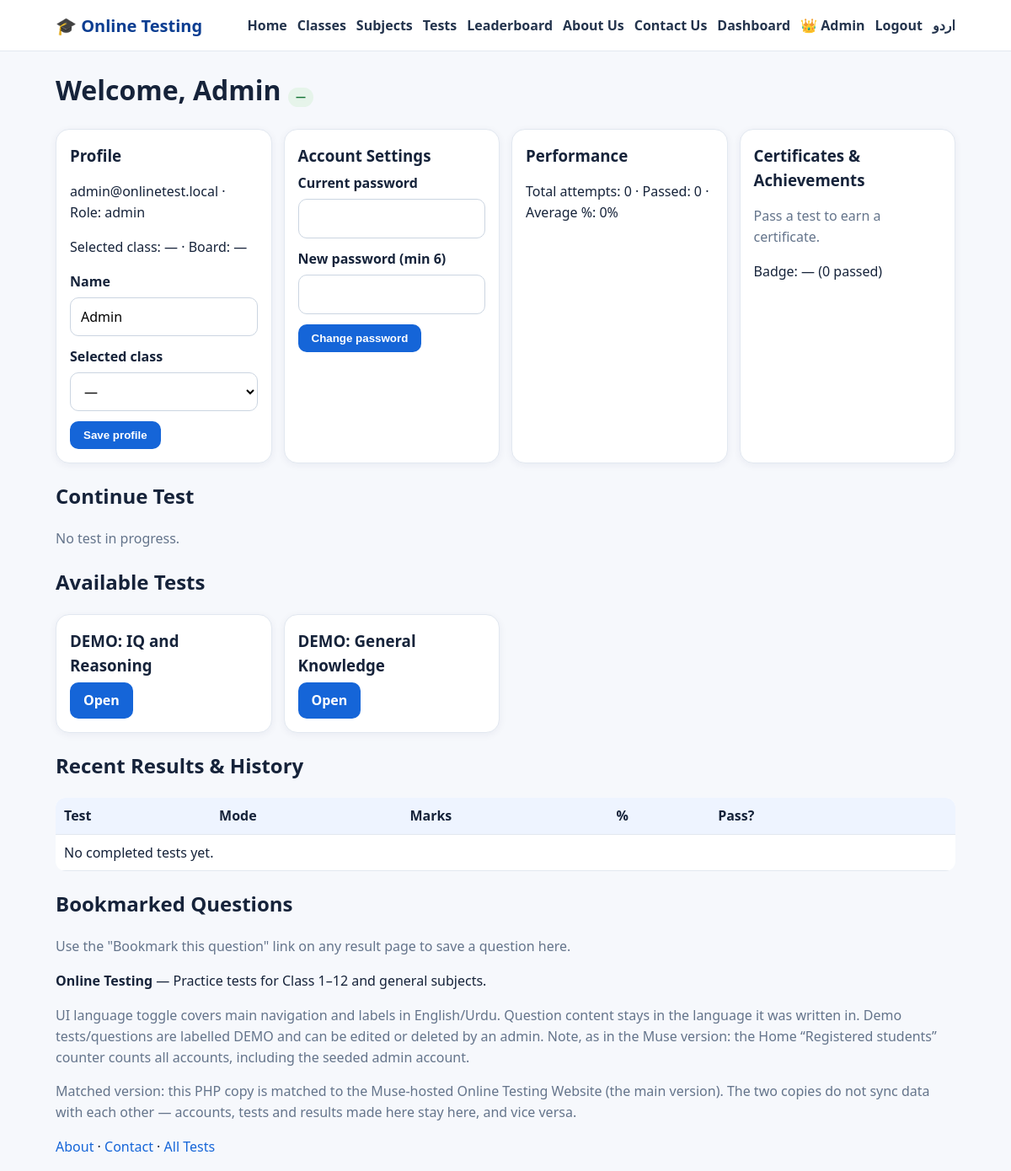
/dashboard.php (signed in), run on the app's committed database.
### tables this page shows
CREATE TABLE IF NOT EXISTS settings(`key` VARCHAR(80) PRIMARY KEY, value TEXT);

CREATE TABLE IF NOT EXISTS users(id INT AUTO_INCREMENT PRIMARY KEY, name VARCHAR(120) NOT NULL, email VARCHAR(190) UNIQUE NOT NULL, password_hash VARCHAR(255) NOT NULL, role ENUM('student','admin') DEFAULT 'student', class_id INT NULL, created_at DATETIME DEFAULT CURRENT_TIMESTAMP, last_login DATETIME NULL, FOREIGN KEY(class_id) REFERENCES classes(id) ON DELETE SET NULL, INDEX(email));

CREATE TABLE IF NOT EXISTS tests(id INT AUTO_INCREMENT PRIMARY KEY, title VARCHAR(200) NOT NULL, slug VARCHAR(200) UNIQUE NOT NULL, class_id INT NULL, subject_id INT NULL, category_id INT NULL, chapter VARCHAR(160) DEFAULT '', difficulty ENUM('Easy','Medium','Hard') DEFAULT 'Medium', duration_minutes INT DEFAULT 20, passing_percent INT DEFAULT 40, negative_marking DECIMAL(4,2) DEFAULT 0, description TEXT, is_published TINYINT(1) DEFAULT 0, is_demo TINYINT(1) DEFAULT 0, created_by INT NULL, created_at DATETIME DEFAULT CURRENT_TIMESTAMP, FOREIGN KEY(class_id) REFERENCES classes(id) ON DELETE SET NULL, FOREIGN KEY(subject_id) REFERENCES subjects(id) ON DELETE SET NULL, FOREIGN KEY(category_id) REFERENCES categories(id) ON DELETE SET NULL, FOREIGN KEY(created_by) REFERENCES users(id) ON DELETE SET NULL, INDEX(is_published));

### config.php (called while the page is built, shortened)
<?php
function db(){
    static $pdo=null;
    if($pdo===null){
        $pdo=new PDO('mysql:host='.DB_HOST.';dbname='.DB_NAME.';charset=utf8mb4',DB_USER,DB_PASS,
            [PDO::ATTR_ERRMODE=>PDO::ERRMODE_EXCEPTION,PDO::ATTR_DEFAULT_FETCH_MODE=>PDO::FETCH_ASSOC]);
    }
    return $pdo;
}
function e($s){ return htmlspecialchars((string)$s,ENT_QUOTES,'UTF-8'); }
function current_user(){
    $st=db()->prepare('SELECT * FROM users WHERE id=?'); $st->execute([$_SESSION['user_id']]);
    return $st->fetch() ?: null;
}
function require_login(){ if(!current_user()) redirect('login.php?next='.urlencode($_SERVER['REQUEST_URI']??'dashboard.php')); }
function is_admin(){ $u=current_user(); return $u && $u['role']==='admin'; }
$lang=$_SESSION['lang']??'en';
function t($k){ global $T,$lang; return $T[$lang][$k]??$T['en'][$k]??$k; }
function site_setting($k,$def=''){
    try{ $st=db()->prepare('SELECT value FROM settings WHERE `key`=?'); $st->execute([$k]); $r=$st->fetch(); return $r?$r['value']:$def; }catch(Exception $ex){ return $def; }
}

### dashboard.php (the view, shortened to what this page needs)
<?php $page_title='Dashboard'; include 'includes/header.php'; require_login();
$inprog=db()->prepare("SELECT a.*,t.title FROM attempts a JOIN tests t ON t.id=a.test_id WHERE a.user_id=? AND a.status='in_progress' ORDER BY a.id DESC"); $inprog->execute([$user['id']]); $inprog=$inprog->fetchAll();
$done=db()->prepare("SELECT a.*,t.title FROM attempts a JOIN tests t ON t.id=a.test_id WHERE a.user_id=? AND a.status='completed' ORDER BY a.id DESC LIMIT 20"); $done->execute([$user['id']]); $done=$done->fetchAll();
$bm=db()->prepare("SELECT q.question_text,t.title FROM bookmarks b JOIN questions q ON q.id=b.question_id JOIN tests t ON t.id=q.test_id WHERE b.user_id=?"); $bm->execute([$user['id']]); $bm=$bm->fetchAll();
$cert=db()->prepare("SELECT * FROM certificates WHERE user_id=? ORDER BY id DESC"); $cert->execute([$user['id']]); $cert=$cert->fetchAll();
$passes=count(array_filter($done,fn($r)=>$r['passed'])); $badge=$passes>=10?'🥇 Gold':($passes>=5?'🥈 Silver':($passes>=1?'🥉 Bronze':'—'));
$avail=db()->prepare("SELECT * FROM tests WHERE is_published=1 AND (class_id IS NULL OR class_id=?) ORDER BY id DESC LIMIT 8"); $avail->execute([$user['class_id']]); $avail=$avail->fetchAll();
$boardname='—'; $classname='—';
$perf=db()->prepare("SELECT COUNT(*) n, SUM(passed) p, ROUND(AVG(percentage),1) av FROM attempts WHERE user_id=? AND status='completed'"); $perf->execute([$user['id']]); $perf=$perf->fetch();
?>
<h1>Welcome, <?= e($user['name']) ?> <span class="badge"><?= $badge ?></span></h1>
<div class="grid">
<div class="card"><h3>Profile</h3><p><?= e($user['email']) ?> · Role: <?= e($user['role']) ?></p><p><?= t('selected_class') ?>: <?= e($classname) ?> · <?= t('board') ?>: <?= e($boardname) ?></p>
<form method="post"><input type="hidden" name="csrf" value="<?= csrf_token() ?>"><input type="hidden" name="update_profile" value="1">
<label>Name</label><input name="name" value="<?= e($user['name']) ?>" required>
<label>Selected class</label><select name="class_id"><option value="0">—</option></select>
<button class="btn">Save profile</button></form></div>
<div class="card"><h3>Account Settings</h3><form method="post"><input type="hidden" name="csrf" value="<?= csrf_token() ?>"><input type="hidden" name="change_pw" value="1">
<label>Current password</label><input type="password" name="current" required><label>New password (min 6)</label><input type="password" name="new" required><button class="btn">Change password</button></form></div>
<div class="card"><h3><?= t('performance') ?></h3><p><?= t('total_attempts') ?>: <?= (int)$perf['n'] ?> · <?= t('passed') ?>: <?= (int)$perf['p'] ?> · <?= t('avg_pct') ?>: <?= e($perf['av']??0) ?>%</p></div>
<div class="card"><h3>Certificates &amp; Achievements</h3><?php  if(!$cert) echo '<p class="muted">Pass a test to earn a certificate.</p>'; ?><p>Badge: <?= $badge ?> (<?= $passes ?> passed)</p></div>
</div>
<h2><?= t('continue_test') ?></h2><?php  if(!$inprog) echo '<p class="muted">No test in progress.</p>'; ?>
<h2><?= t('available_tests') ?></h2><div class="grid"><?php foreach($avail as $t): ?><div class="card"><h3><?= e($t['title']) ?></h3><a class="btn" href="test.php?id=<?= $t['id'] ?>">Open</a></div><?php endforeach; ?></div>
<h2><?= t('recent_results') ?></h2><table><tr><th>Test</th><th>Mode</th><th>Marks</th><th>%</th><th>Pass?</th><th></th></tr>
<?php  if(!$done) echo '<tr><td colspan="6">No completed tests yet.</td></tr>'; ?></table>
<h2><?= t('bookmarked') ?></h2><?php  if(!$bm) echo '<p class="muted">Use the "Bookmark this question" link on any result page to save a question here.</p>'; ?>
<?php include 'includes/footer.php'; ?>

### includes/header.php (shortened to what this page needs)
<?php require_once __DIR__.'/../config.php'; $user=current_user(); $isUr=($lang==='ur'); ?>
<!DOCTYPE html><html lang="<?= $isUr?'ur':'en' ?>" dir="<?= $isUr?'rtl':'ltr' ?>">
<head><meta charset="utf-8"><meta name="viewport" content="width=device-width,initial-scale=1">
<link rel="stylesheet" href="assets/css/style.css"></head>
<body>
<header class="top"><div class="wrap top-in">
<a class="logo" href="index.php">🎓 <?= e(site_setting('site_name',SITE_NAME)) ?></a>
<nav>
<a href="index.php"><?= t('home') ?></a><a href="classes.php"><?= t('classes') ?></a><a href="subjects.php"><?= t('subjects') ?></a>
<a href="tests.php"><?= t('tests') ?></a><a href="leaderboard.php"><?= t('leaderboard') ?></a>
<a href="about.php"><?= t('about') ?></a><a href="contact.php"><?= t('contact') ?></a>
<?php if($user): ?><a href="dashboard.php"><?= t('dashboard') ?></a><?php if(is_admin()): ?><a href="admin/index.php">👑 <?= t('admin') ?></a><?php endif; ?><a href="logout.php"><?= t('logout') ?></a>
<?php else: ?><a href="login.php"><?= t('login') ?></a><a class="btn" href="register.php"><?= t('signup') ?></a><?php endif; ?>
<?php $toggle_qs=$_GET; $toggle_qs['lang']=$isUr?'en':'ur'; ?><a href="?<?= http_build_query($toggle_qs) ?>"><?= $isUr?'English':'اردو' ?></a>
</nav></div></header>
<main class="wrap">

### includes/footer.php
</main>
<footer class="foot"><div class="wrap">
<p><b><?= e(site_setting('site_name',SITE_NAME)) ?></b> — <?= e(site_setting('site_tagline','Practice tests for Class 1–12 and general subjects.')) ?></p>
<p class="muted">UI language toggle covers main navigation and labels in English/Urdu. Question content stays in the language it was written in. Demo tests/questions are labelled DEMO and can be edited or deleted by an admin. Note, as in the Muse version: the Home “Registered students” counter counts all accounts, including the seeded admin account.</p>
<p class="muted">Matched version: this PHP copy is matched to the Muse-hosted Online Testing Website (the main version). The two copies do not sync data with each other — accounts, tests and results made here stay here, and vice versa.</p>
<p><a href="about.php">About</a> · <a href="contact.php">Contact</a> · <a href="tests.php">All Tests</a></p>
</div></footer>
<script src="assets/js/app.js"></script></body></html>

### assets/css/style.css (style rules this page uses)
* { box-sizing:border-box }
body { margin:0;font-family:system-ui,-apple-system,Segoe UI,Roboto,Arial,sans-serif;background:#f6f8fc;color:#16233a;line-height:1.55 }
a { color:#1565d8;text-decoration:none }
.wrap { max-width:1100px;margin:0 auto;padding:0 16px }
.top { background:#fff;border-bottom:1px solid #e2e8f0;position:sticky;top:0;z-index:20 }
.top-in { display:flex;align-items:center;gap:16px;min-height:60px;flex-wrap:wrap }
.logo { font-weight:800;font-size:20px;color:#0b3d91 }
nav { display:flex;gap:12px;flex-wrap:wrap;align-items:center;margin-left:auto }
nav a { color:#24344d;font-weight:600 }
.btn,.btn2 { display:inline-block;background:#1565d8;color:#fff!important;border:0;border-radius:10px;padding:9px 16px;font-weight:700;cursor:pointer }
.grid { display:grid;grid-template-columns:repeat(auto-fill,minmax(230px,1fr));gap:14px }
.card { background:#fff;border:1px solid #e2e8f0;border-radius:16px;padding:16px;box-shadow:0 2px 10px rgba(20,40,80,.06) }
.card h3 { margin:0 0 6px }
.muted { color:#64748b }
.badge { display:inline-block;background:#e6f4ea;color:#137333;border-radius:999px;padding:2px 9px;font-size:12px;font-weight:700 }
input,select,textarea { width:100%;padding:10px 12px;border:1px solid #cbd5e1;border-radius:10px;margin:6px 0 12px;font:inherit;background:#fff }
label { font-weight:600 }
form { max-width:640px }
table { width:100%;border-collapse:collapse;background:#fff;border-radius:12px;overflow:hidden }
th,td { padding:9px 10px;border-bottom:1px solid #e2e8f0;text-align:left }
th { background:#eef4ff }

### data on the page
settings: value "Online Testing"
users: role "Admin", name "Admin", email "admin@onlinetest.local", role "admin"
tests: title "DEMO: IQ and Reasoning"
tests: title "DEMO: General Knowledge"
settings: value "Practice tests for Class 1–12 and general subjects."

### other printed values
t('home') "Home"
t('classes') "Classes"
t('subjects') "Subjects"
t('tests') "Tests"
t('leaderboard') "Leaderboard"
t('about') "About Us"
t('contact') "Contact Us"
t('dashboard') "Dashboard"
t('logout') "Logout"
$badge "—"
t('selected_class') "Selected class"
$classname "—"
t('board') "Board"
$boardname "—"
t('performance') "Performance"
